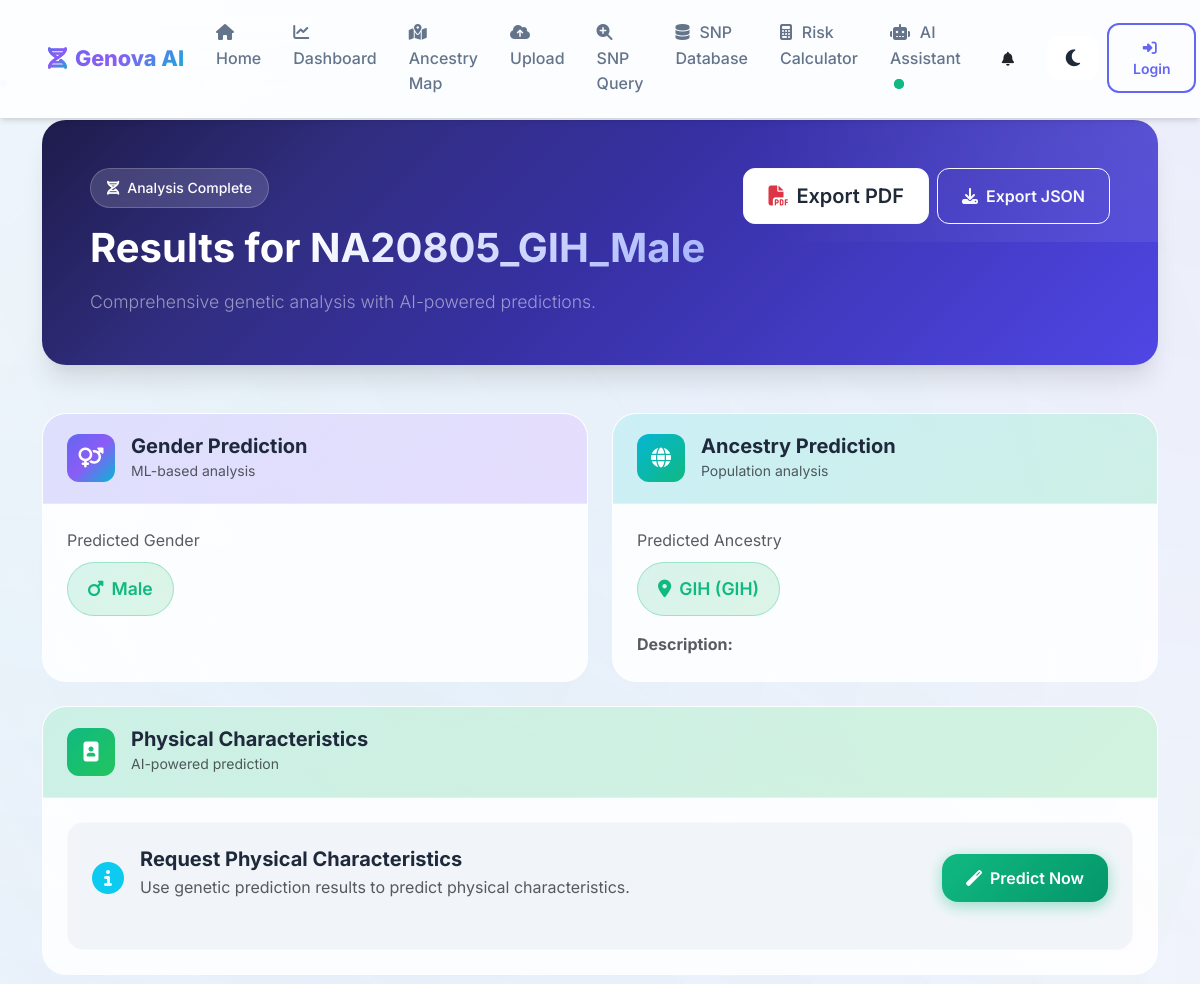
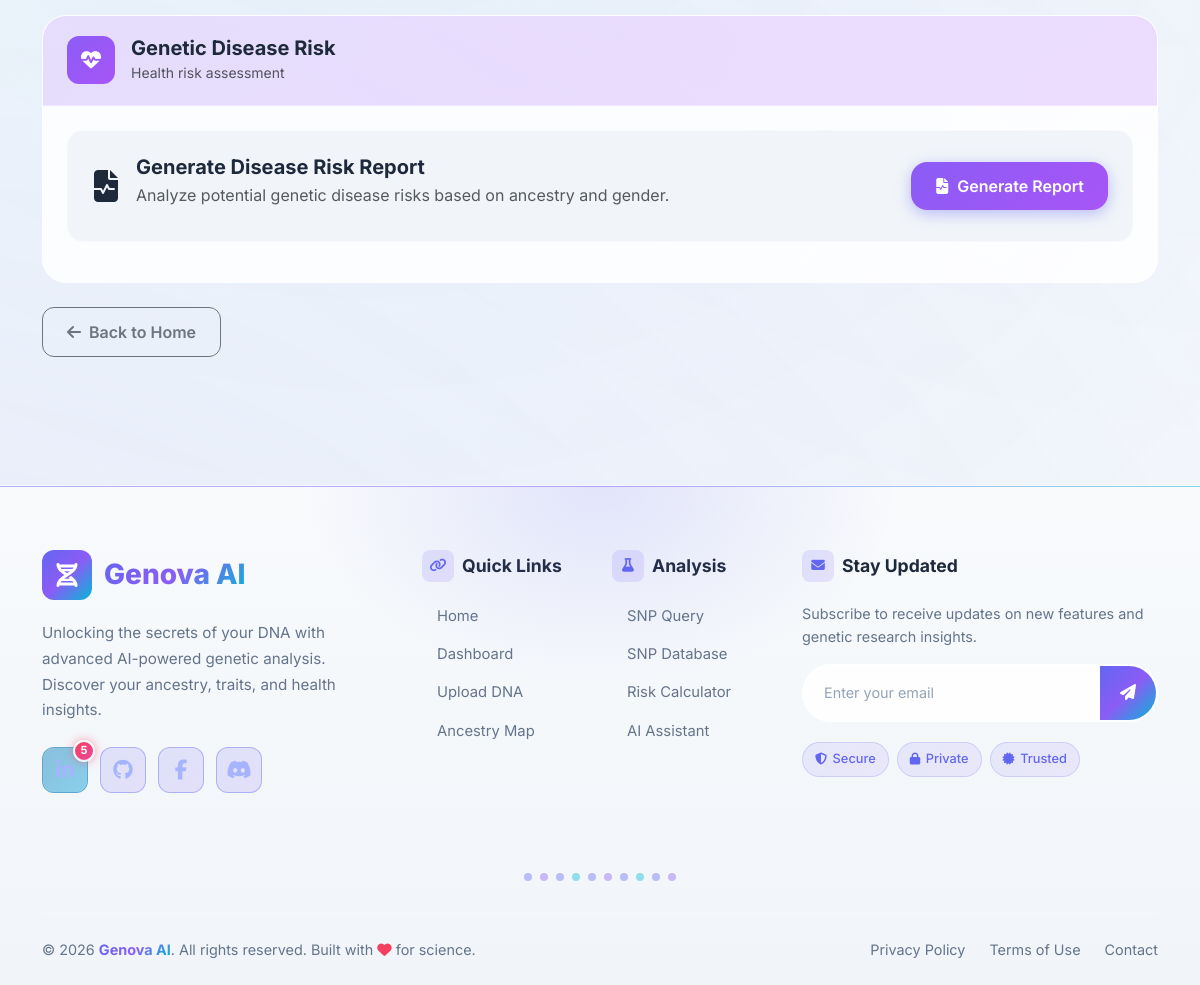
Screenshot of /history/view/1 with the database file from the repository (2 pictures, top to bottom).
### database/models.py (models this page shows, shortened)
class AnalysisHistory(db.Model):
    __tablename__ = 'analysis_history'
    id = db.Column(db.Integer, primary_key=True)
    user_id = db.Column(db.Integer, db.ForeignKey('users.id'), nullable=True, index=True)
    sample_id = db.Column(db.String(100), nullable=False, index=True)
    analysis_type = db.Column(db.String(50), nullable=False)  # 'combined', 'gender', 'ancestry', 'physical', 'disease_risk'
    gender_prediction = db.Column(db.String(20))
    gender_confidence = db.Column(db.Float)
    gender_correct = db.Column(db.Boolean)
    ancestry_prediction = db.Column(db.String(100))
    ancestry_code = db.Column(db.String(10))
    ancestry_confidence = db.Column(db.Float)
    ancestry_correct = db.Column(db.Boolean)
    full_results = db.Column(db.Text)  # JSON string
    physical_characteristics = db.Column(db.Text)  # HTML/Text
    disease_risk_report = db.Column(db.Text)  # HTML/Text
    file_name = db.Column(db.String(255))
    file_path = db.Column(db.String(500))
    snp_count = db.Column(db.Integer)
    processing_time = db.Column(db.Float)
    status = db.Column(db.String(20), default='completed')  # 'pending', 'processing', 'completed', 'failed'
    error_message = db.Column(db.Text)
    created_at = db.Column(db.DateTime, default=datetime.utcnow, index=True)
    updated_at = db.Column(db.DateTime, default=datetime.utcnow, onupdate=datetime.utcnow)
    tags = db.Column(db.String(500))  # Comma-separated tags
    notes = db.Column(db.Text)
    is_starred = db.Column(db.Boolean, default=False)
    def get_full_results(self):
        if self.full_results:
            return json.loads(self.full_results)
        return {}

### routes/history_routes.py (the view, shortened to what this page needs)
@history_bp.route('/history/view/<int:analysis_id>')
def view_analysis(analysis_id):
    from database import AnalysisHistory
    analysis = AnalysisHistory.query.get_or_404(analysis_id)
    full_results = analysis.get_full_results() or {}
    results = {
        'gender': None,
        'ancestry': None
    }
    if analysis.gender_prediction:
        results['gender'] = {
            'predicted': analysis.gender_prediction,
            'confidence': analysis.gender_confidence,
            'correct': analysis.gender_correct
        }
    if analysis.ancestry_prediction:
        results['ancestry'] = {
            'predicted': analysis.ancestry_prediction,
            'code': analysis.ancestry_code,
            'description': '',
            'confidence': analysis.ancestry_confidence,
            'correct': analysis.ancestry_correct
        }
    gemini_prediction = None
    if analysis.physical_characteristics:
        gemini_prediction = {'success': True, 'characteristics': analysis.physical_characteristics}
    disease_report = None
    if analysis.disease_risk_report:
        disease_report = {'success': True, 'report': analysis.disease_risk_report}
    generated_image = None
    return render_template(
        'prediction_results.html',
        sample_id=analysis.sample_id,
        results=results,
        full_results=full_results,
        gemini_prediction=gemini_prediction,
        disease_report=disease_report,
        generated_image=generated_image,
        raw_snp_prediction=bool(full_results),
        from_history=True,
        analysis_id=analysis_id
    )

### app.py (called while the page is built)
@app.context_processor
def inject_user():
    return dict(current_user=current_user)

### templates/prediction_results.html (shortened to what this page needs)
{% extends "base.html" %}
{% block content %}
<div class="container py-4" id="results-content">
    <section class="hero-section mb-5" data-aos="fade-up">
        <div class="d-flex justify-content-between align-items-start flex-wrap gap-3">
            <div>
                <div class="hero-badge">
                    <i class="fas fa-dna"></i>
                    <span>Analysis Complete</span>
                </div>
                <h1 class="display-5 fw-bold text-white mb-3">
                    Results for <span class="text-gradient-light">{{ sample_id }}</span>
                </h1>
                <p class="lead text-white-50 mb-0">
                    Comprehensive genetic analysis with AI-powered predictions.
                </p>
            </div>
            <div class="export-buttons d-flex flex-wrap gap-2">
                <button id="export-pdf-btn" class="btn btn-light btn-lg" onclick="exportToPDF()">
                    <i class="fas fa-file-pdf me-2 text-danger"></i>Export PDF
                </button>
                <button id="export-json-btn" class="btn btn-outline-light" onclick="exportToJSON()">
                    <i class="fas fa-download me-2"></i>Export JSON
                </button>
            </div>
        </div>
    </section>
    <div class="row g-4 mb-4">
        {% if results.gender %}
        <div class="col-md-6" data-aos="fade-up" data-aos-delay="100">
            <div class="result-card h-100">
                <div class="result-card-header gender">
                    <div class="result-icon gender">
                        <i class="fas fa-venus-mars"></i>
                    </div>
                    <div>
                        <h5 class="mb-0 fw-bold">Gender Prediction</h5>
                        <small class="text-muted">ML-based analysis</small>
                    </div>
                </div>
                <div class="result-card-body">
                    <div class="mb-3">
                        <span class="text-muted d-block mb-2">Predicted Gender</span>
                        <span class="prediction-badge success">
                            {% if results.gender.predicted == 'Male' %}
                            <i class="fas fa-mars"></i>
                            {% else %}
                            <i class="fas fa-venus"></i>
                            {% endif %}
                            {{ results.gender.predicted }}
                        </span>
                    </div>
                </div>
            </div>
        </div>
        {% endif %}
        {% if results.ancestry %}
        <div class="col-md-6" data-aos="fade-up" data-aos-delay="200">
            <div class="result-card h-100">
                <div class="result-card-header ancestry">
                    <div class="result-icon ancestry">
                        <i class="fas fa-globe"></i>
                    </div>
                    <div>
                        <h5 class="mb-0 fw-bold">Ancestry Prediction</h5>
                        <small class="text-muted">Population analysis</small>
                    </div>
                </div>
                <div class="result-card-body">
                    <div class="mb-3">
                        <span class="text-muted d-block mb-2">Predicted Ancestry</span>
                        <span class="prediction-badge success">
                            <i class="fas fa-map-marker-alt"></i>
                            {{ results.ancestry.predicted }} ({{ results.ancestry.code }})
                        </span>
                    </div>
                    <p class="text-muted mb-0"><strong>Description:</strong> {{ results.ancestry.description }}</p>
                </div>
            </div>
        </div>
        {% endif %}
    </div>
    {% if gemini_prediction %}
    <div class="row mb-4">
        <div class="col-12" data-aos="fade-up" data-aos-delay="300">
            <div class="result-card">
                <div class="result-card-header physical">
                    <div class="result-icon physical">
                        <i class="fas fa-portrait"></i>
                    </div>
                    <div>
                        <h5 class="mb-0 fw-bold">Physical Characteristics</h5>
                        <small class="text-muted">AI-powered prediction</small>
                    </div>
                </div>
                <div class="result-card-body">
                    {% if gemini_prediction.success %}
                    {{ gemini_prediction.characteristics | safe }}
                    {% else %}
                    <div class="info-alert">
                        <div class="d-flex align-items-center gap-3">
                            <i class="fas fa-exclamation-triangle fa-2x text-warning"></i>
                            <div>
                                <h5 class="mb-1 fw-bold">Prediction Error</h5>
                                <p class="mb-2 text-muted">{{ gemini_prediction.error }}</p>
                                <button id="retry-gemini" class="btn btn-primary action-btn">
                                    <i class="fas fa-sync me-2"></i>Retry
                                </button>
                            </div>
                        </div>
                    </div>
                    {% endif %}
                </div>
            </div>
        </div>
    </div>
    {% else %}
    <div class="row mb-4">
        <div class="col-12" data-aos="fade-up" data-aos-delay="300">
            <div class="result-card">
                <div class="result-card-header physical">
                    <div class="result-icon physical">
                        <i class="fas fa-portrait"></i>
                    </div>
                    <div>
                        <h5 class="mb-0 fw-bold">Physical Characteristics</h5>
                        <small class="text-muted">AI-powered prediction</small>
                    </div>
                </div>
                <div class="result-card-body">
                    <div class="info-alert">
                        <div class="d-flex align-items-center gap-3 flex-wrap">
                            <i class="fas fa-info-circle fa-2x text-info"></i>
                            <div class="flex-grow-1">
                                <h5 class="mb-1 fw-bold">Request Physical Characteristics</h5>
                                <p class="mb-2 text-muted">Use genetic prediction results to predict physical characteristics.</p>
                            </div>
                            <button id="predict-physical" class="btn btn-success action-btn">
                                <i class="fas fa-magic me-2"></i>Predict Now
                            </button>
                        </div>
                    </div>
                </div>
            </div>
        </div>
    </div>
    {% endif %}
    {% if disease_report and disease_report.success %}
    <div class="row mb-4">
        <div class="col-12" data-aos="fade-up" data-aos-delay="400">
            <div class="result-card">
                <div class="result-card-header disease">
                    <div class="result-icon disease">
                        <i class="fas fa-heartbeat"></i>
                    </div>
                    <div>
                        <h5 class="mb-0 fw-bold">Genetic Disease Risk</h5>
                        <small class="text-muted">Health risk assessment</small>
                    </div>
                </div>
                <div class="result-card-body">
                    {{ disease_report.report | safe }}
                </div>
            </div>
        </div>
    </div>
    {% else %}
    <div class="row mb-4">
        <div class="col-12" data-aos="fade-up" data-aos-delay="400">
            <div class="result-card">
                <div class="result-card-header disease">
                    <div class="result-icon disease">
                        <i class="fas fa-heartbeat"></i>
                    </div>
                    <div>
                        <h5 class="mb-0 fw-bold">Genetic Disease Risk</h5>
                        <small class="text-muted">Health risk assessment</small>
                    </div>
                </div>
                <div class="result-card-body">
                    <div id="disease-report-container">
                        <div class="info-alert">
                            <div class="d-flex align-items-center gap-3 flex-wrap">
                                <i class="fas fa-file-medical-alt fa-2x text-purple"></i>
                                <div class="flex-grow-1">
                                    <h5 class="mb-1 fw-bold">Generate Disease Risk Report</h5>
                                    <p class="mb-2 text-muted">Analyze potential genetic disease risks based on ancestry and gender.</p>
                                </div>
                                <button id="predict-disease-risk" class="btn btn-primary action-btn" style="background: linear-gradient(135deg, #8b5cf6, #a855f7); border: none;">
                                    <i class="fas fa-file-medical-alt me-2"></i>Generate Report
                                </button>
                            </div>
                        </div>
                    </div>
                </div>
            </div>
        </div>
    </div>
    {% endif %}
    <div class="mb-4" data-aos="fade-up">
        <a href="/" class="btn btn-outline-secondary">
            <i class="fas fa-arrow-left me-2"></i>Back to Home
        </a>
    </div>
</div>
{% endblock %}

### templates/base.html (style rules this page uses)
body:not(.modal-open) { overflow: auto !important; padding-right: 0 !important; }

### templates/prediction_results.html (style rules this page uses)
.text-gradient-light { background: linear-gradient(135deg, #fff 0%, #a5b4fc 100%); -webkit-background-clip: text; -webkit-text-fill-color: transparent; background-clip: text; }
.result-card { background: var(--glass-bg); backdrop-filter: blur(20px); border-radius: var(--radius-xl); border: 1px solid var(--glass-border); overflow: hidden; transition: all 0.4s ease; }
.result-card-header { padding: 1.25rem 1.5rem; border-bottom: 1px solid var(--glass-border); display: flex; align-items: center; gap: 1rem; }
.result-card-header.gender { background: linear-gradient(135deg, rgba(99, 102, 241, 0.2), rgba(139, 92, 246, 0.2)); }
.result-card-header.ancestry { background: linear-gradient(135deg, rgba(6, 182, 212, 0.2), rgba(16, 185, 129, 0.2)); }
.result-card-header.physical { background: linear-gradient(135deg, rgba(16, 185, 129, 0.2), rgba(34, 197, 94, 0.2)); }
.result-card-header.disease { background: linear-gradient(135deg, rgba(139, 92, 246, 0.2), rgba(168, 85, 247, 0.2)); }
.result-icon { width: 48px; height: 48px; border-radius: 12px; display: flex; align-items: center; justify-content: center; font-size: 1.25rem; color: white; }
.result-icon.gender { background: var(--gradient-primary); }
.result-icon.ancestry { background: linear-gradient(135deg, #06b6d4, #10b981); }
.result-icon.physical { background: linear-gradient(135deg, #10b981, #22c55e); }
.result-icon.disease { background: linear-gradient(135deg, #8b5cf6, #a855f7); }
.result-card-body { padding: 1.5rem; }
.prediction-badge { display: inline-flex; align-items: center; gap: 0.5rem; padding: 0.75rem 1.25rem; border-radius: 50px; font-weight: 600; font-size: 1.1rem; }
.prediction-badge.success { background: linear-gradient(135deg, rgba(16, 185, 129, 0.15), rgba(34, 197, 94, 0.15)); border: 1px solid rgba(16, 185, 129, 0.3); color: #10b981; }
.info-alert { background: var(--bg-secondary); border-radius: var(--radius-lg); padding: 1.5rem; border: 1px solid var(--glass-border); }
.action-btn { padding: 0.75rem 1.5rem; border-radius: var(--radius-lg); font-weight: 600; transition: all 0.3s ease; }
.export-buttons .btn { transition: all 0.3s ease; font-weight: 600; }
#export-pdf-btn { background: white; color: #1f2937; }

### rows the page displays
AnalysisHistory: sample "NA20805_GIH_Male", gender.predicted "Male", ancestry.predicted "GIH", ancestry.code "GIH"
